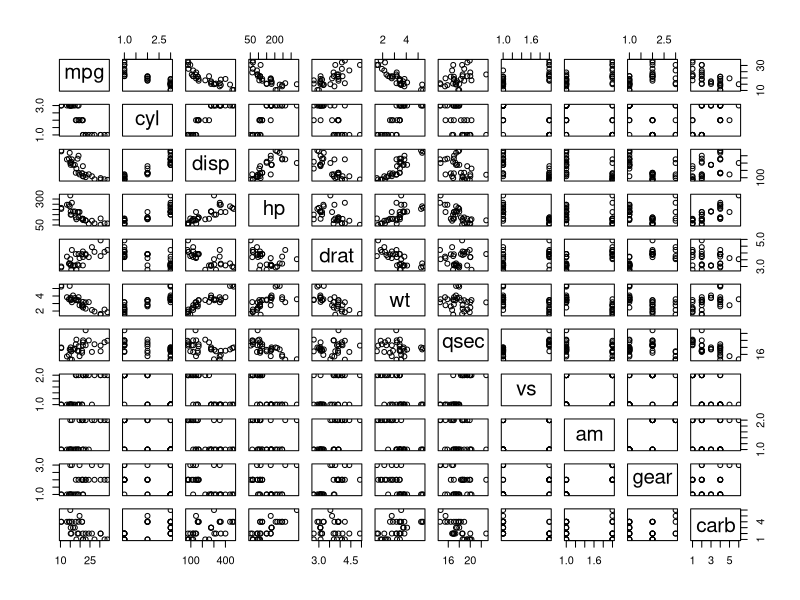
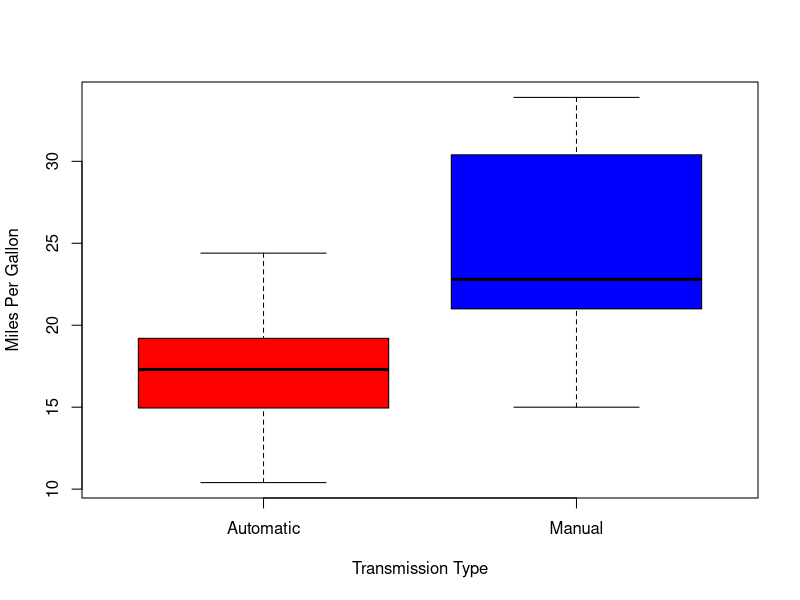
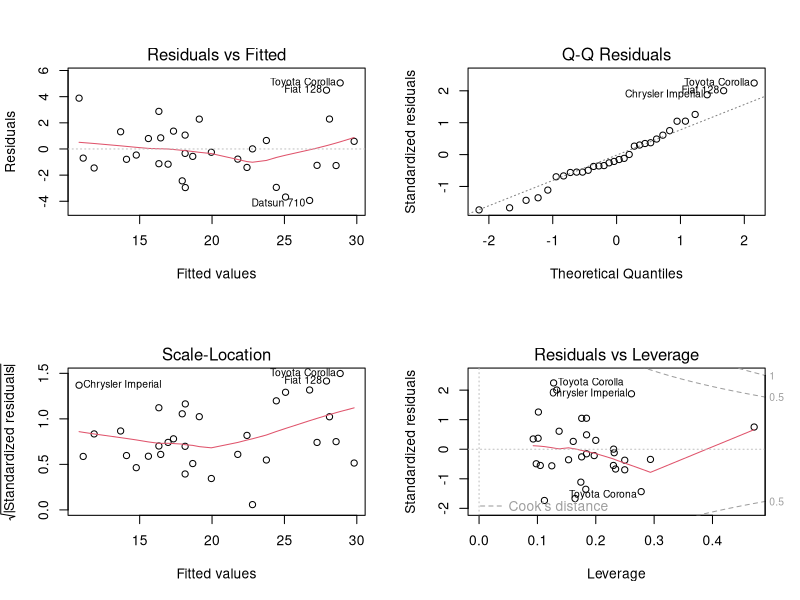

Write R code to recreate these figures, in order.
## ---- chunk 1

library(ggplot2)
data(mtcars)

mtcars$cyl  <- as.factor(mtcars$cyl)
mtcars$am   <- factor(mtcars$am,labels=c("Automatic","Manual"))
mtcars$vs   <- as.factor(mtcars$vs)
mtcars$gear <- factor(mtcars$gear)
mtcars$carb <- factor(mtcars$carb)
## ---- chunk 2
initialmodel <- lm(mpg ~ ., data = mtcars)
summary(initialmodel) # results hidden
## ---- chunk 3
bestmodel <- step(initialmodel, direction = "both")
## ---- chunk 4
summary(bestmodel)
## ---- chunk 5
basemodel <- lm(mpg ~ am, data = mtcars)
anova(basemodel, bestmodel)
## ---- chunk 6
leverage <- hatvalues(bestmodel)
tail(sort(leverage),3)
## ---- chunk 7
influential <- dfbetas(bestmodel)
tail(sort(influential[,6]),3)
## ---- chunk 8
t.test(mpg ~ am, data = mtcars)
## ---- chunk 9
pairs(mpg ~ ., data = mtcars)
## ---- chunk 10
boxplot(mpg ~ am, data = mtcars, col = (c("red","blue")), ylab = "Miles Per Gallon", xlab = "Transmission Type")
## ---- chunk 11
par(mfrow=c(2, 2))
plot(bestmodel)
